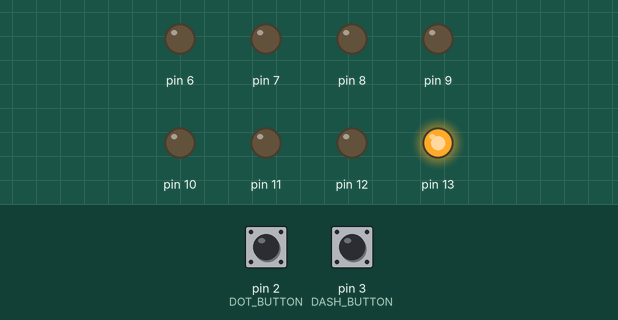
Bench run of a sketch on a simulated Arduino Uno, built with avr-gcc and run on an emulated ATmega328P. Parts: output pins drawn as LEDs (lit = HIGH). Dashed ring = blinking. The inputs (shaded band) are chosen by the test bench; at power-on: pin 2 (DOT_BUTTON) LOW, pin 3 (DASH_BUTTON) LOW.

Above: at 1.2 s.
1.3 s: pin 2 (DOT_BUTTON) pulled HIGH for 1 s
At 3.5 s:
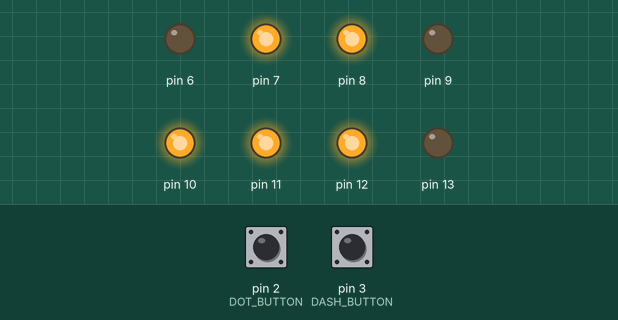
3.8 s: pin 3 (DASH_BUTTON) pulled HIGH for 3.2 s
At 5.17 s:
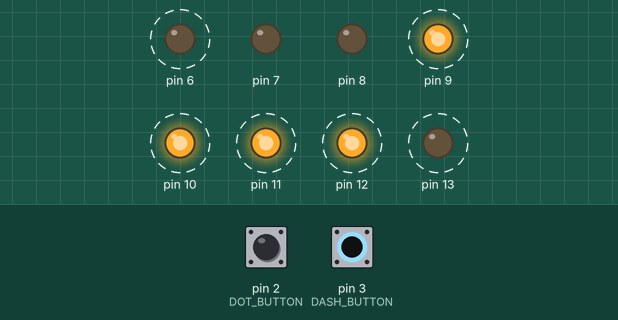
8.5 s: pin 2 (DOT_BUTTON) pulled HIGH for 0.15 s
At 9.2 s:
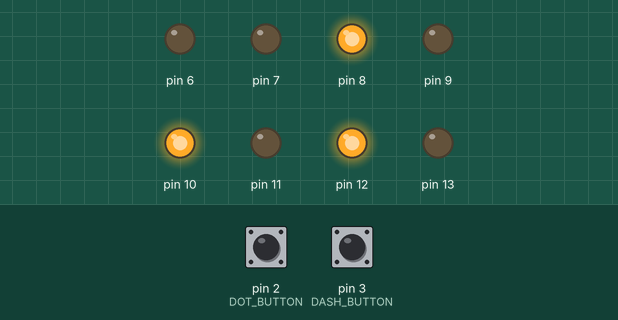
10.2 s: pin 3 (DASH_BUTTON) pulled HIGH for 0.15 s
At 11.6 s:
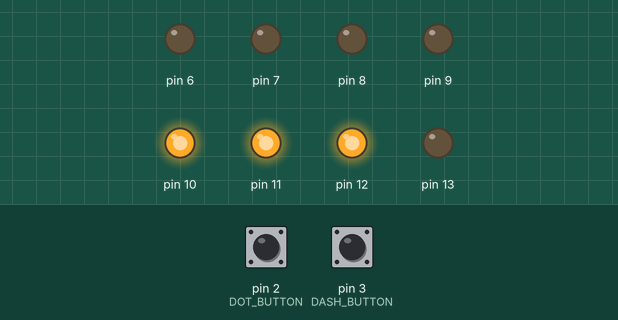
11.9 s: pin 3 (DASH_BUTTON) pulled HIGH for 1 s
At 14.1 s:
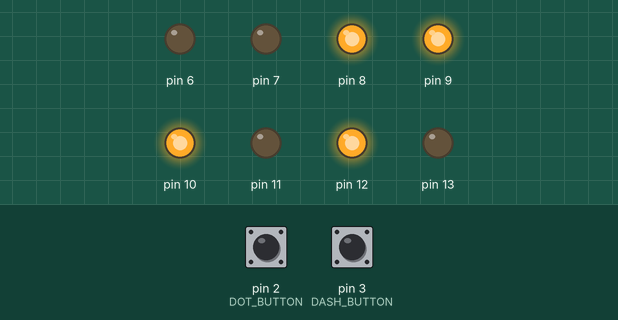
14.4 s: pin 2 (DOT_BUTTON) pulled HIGH for 3.2 s
At 15.02 s:
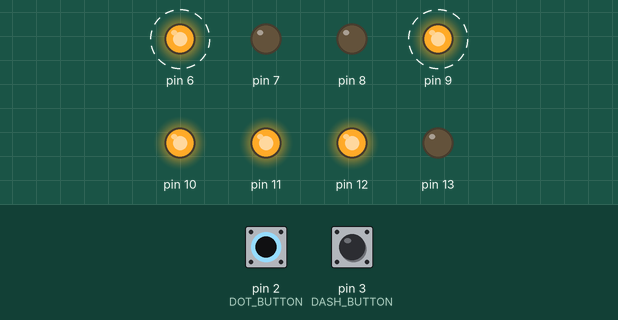
Timing chart, 0 to 19.2 s (numbered marks = the images above; inputs shaded):
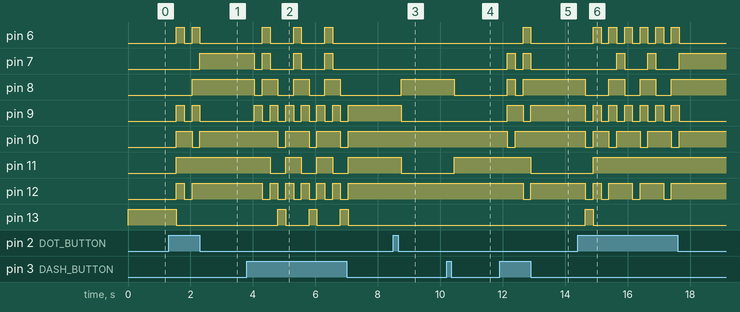

Measured:
- after the input at 1.3 s, pin 6, pin 9: alternates HIGH for 0.25 s and LOW for 0.25 s, 4 changes in all, then stays LOW, starting after 0.25 s; pin 7: LOW → HIGH after 1.0 s; pin 8: LOW → HIGH after 0.75 s; pin 10: LOW → HIGH after 0.25 s, → LOW 0.50 s later, → HIGH 0.25 s later; pin 11: LOW → HIGH after 0.25 s
- after the input at 3.8 s, pin 6: alternates HIGH for 0.25 s and LOW for 0.75 s, 6 changes in all, then stays LOW, starting after 0.50 s; pin 7: HIGH → LOW after 0.25 s, then repeats every 1.0 s: HIGH 0.25 s, LOW 0.75 s, until it stays LOW from 6.6 s
- after the input at 8.5 s, pin 8: LOW → HIGH after 0.25 s; pin 9, pin 11: HIGH → LOW after 0.25 s
- after the input at 10.2 s, pin 8: HIGH → LOW after 0.25 s; pin 11: LOW → HIGH after 0.25 s
- after the input at 11.9 s, pin 6: LOW → HIGH after 0.75 s, → LOW 0.25 s later; pin 7: alternates HIGH for 0.25 s and LOW for 0.25 s, 4 changes in all, then stays LOW, starting after 0.25 s
- after the input at 14.4 s, pin 6: alternates HIGH for 0.25 s and LOW for 0.25 s, 12 changes in all, then stays LOW, starting after 0.50 s; pin 7: alternates HIGH for 0.25 s and LOW for 0.75 s, 5 changes in all, then stays HIGH, starting after 1.3 s

The sketch:

morse.ino
```cpp
/*
 * Author:	Easa El Sirgany
 * Email:	easa.elsirgany@oit.edu
 * Date:	06/01/2016
 * File:	morse.ino
 *
 * Description:	This is my final project for CST 120, which takes input from the user in the
 * 		form of a push button, and outputs the corresponding letter to a seven segment
 *		LED.
 *
 *		Code should be sufficiently commented where needed for additional information.
 *		For any questions or bug reports, please contact the author.
 */

/*
 * The following should be included in a header file, however, externs are not usable in the
 * Arduino IDE (I found out the hard way), so I am going to exhibit some poor programming
 * structure here, and put all of this code into one file :^)
 */

//==============================================================================================
// Global variables and macros
//==============================================================================================
/*
 * My buttons input are mapped to pins 2 and 3 on the UNO, and my seven segment LED pins are
 * mapped from pins 6 to 13. I will use these for simplicity of my code, as seen in morse.ino.
 *
 * Also, I prefer looking at the binary tree for my morse encoder (.png file attached), and I
 * need a height of four to cover all of my characters in the alphabet, so we will use the last
 * four bits in the char variable, as seen below.
 */
#define DOT_BUTTON 2
#define DASH_BUTTON 3
#define DOT 0
#define DASH 1
#define MORSE_HEIGHT 4
#define MORSE_LENGTH 8

/*
 * Seven Segment macros
 *
 * The following macros are based off of the pins that I have mapped accordingly:
 *	pin 06: a
 * 	pin 07: b
 *	pin 08: c
 *	pin 09: d
 *	pin 10: e
 *	pin 11: f
 *	pin 12: g
 *	pin 13: h
 */
#define SS_START 6
#define SS_END 13
#define SS_CHAR_A 0x77
#define SS_CHAR_B 0x7C
#define SS_CHAR_C 0x39
#define SS_CHAR_D 0x5E
#define SS_CHAR_E 0x79
#define SS_CHAR_F 0x71
#define SS_CHAR_G 0x7D
#define SS_CHAR_H 0x76
#define SS_CHAR_I 0x30
#define SS_CHAR_J 0x0E
#define SS_CHAR_K 0x70
#define SS_CHAR_L 0x38
#define SS_CHAR_M 0x37
#define SS_CHAR_N 0x54
#define SS_CHAR_O 0x5C
#define SS_CHAR_P 0x73
#define SS_CHAR_Q 0xBF
#define SS_CHAR_R 0x31
#define SS_CHAR_S 0x6D
#define SS_CHAR_T 0x78
#define SS_CHAR_U 0x1C
#define SS_CHAR_V 0x3E
#define SS_CHAR_W 0x7E
#define SS_CHAR_X 0x40
#define SS_CHAR_Y 0x6E
#define SS_CHAR_Z 0x5B
#define SS_CHAR_0 0x80

/*
 * This part gets a little tricky. Our tree height is four, meaning we only need four bits to
 * represent a letter, however, we have 26 letters. How does this make sense? Let's think in
 * terms of don't care bits (like a real EE).
 *
 * Because I am using only a dot (0) and a dash (1), this doesn't seem like it's possible
 * without any other variables. In fact, we do have another variable: the length of the
 * character that was inputted. One dot (0x00) could represent an E (length one), or it can
 * represent an I, S, or H as well for length 2, 3, and 4 respectively.
 */
#define M_CHAR_A 0x01
#define M_CHAR_B 0x08
#define M_CHAR_C 0x0A
#define M_CHAR_D 0x04
#define M_CHAR_E 0x00
#define M_CHAR_F 0x02
#define M_CHAR_G 0x06
#define M_CHAR_H 0x00
#define M_CHAR_I 0x00
#define M_CHAR_J 0x07
#define M_CHAR_K 0x05
#define M_CHAR_L 0x04
#define M_CHAR_M 0x03
#define M_CHAR_N 0x02
#define M_CHAR_O 0x07
#define M_CHAR_P 0x06
#define M_CHAR_Q 0x0D
#define M_CHAR_R 0x02
#define M_CHAR_S 0x00
#define M_CHAR_T 0x01
#define M_CHAR_U 0x01
#define M_CHAR_V 0x01
#define M_CHAR_W 0x03
#define M_CHAR_X 0x09
#define M_CHAR_Y 0x0B
#define M_CHAR_Z 0x0C

//I prefer to begin all of my global vars with "g_" so I can easily tell
volatile bool g_dot_button;
volatile bool g_dash_button;
char g_morse;
char g_mlen;

/*
 * This macros seems a little scary at first, but it's actually quite simple. Our character is
 * essentially just a mapping of the pins, with 0x01 corresponding to SS_START, and so on. In
 * order for me to check if each position in our char is set, I use the variable _j to check
 * each bit with the logical AND. This is done with the ternary operator, which either sets the
 * pin to HIGH or LOW.
 */
#define SET_SS(C) {									\
		int _i, _j = 1;								\
		for(_i = SS_START; _i <= SS_END; _i++){					\
			(C & _j) ? digitalWrite(_i, HIGH) : digitalWrite(_i, LOW);	\
			_j <<= 1;}}

//==============================================================================================
// Functions
//==============================================================================================
//Using a SS char, return the appropriate M char
char decode(char byt){
	//Is there an algorithmic way to do this? Maybe, if I set my pins on SS differently
	if(byt == SS_CHAR_A) return M_CHAR_A;
	if(byt == SS_CHAR_B) return M_CHAR_B;
	if(byt == SS_CHAR_C) return M_CHAR_C;
	if(byt == SS_CHAR_D) return M_CHAR_D;
	if(byt == SS_CHAR_E) return M_CHAR_E;
	if(byt == SS_CHAR_F) return M_CHAR_F;
	if(byt == SS_CHAR_G) return M_CHAR_G;
	if(byt == SS_CHAR_H) return M_CHAR_H;
	if(byt == SS_CHAR_I) return M_CHAR_I;
	if(byt == SS_CHAR_J) return M_CHAR_J;
	if(byt == SS_CHAR_K) return M_CHAR_K;
	if(byt == SS_CHAR_L) return M_CHAR_L;
	if(byt == SS_CHAR_M) return M_CHAR_M;
	if(byt == SS_CHAR_N) return M_CHAR_N;
	if(byt == SS_CHAR_O) return M_CHAR_O;
	if(byt == SS_CHAR_P) return M_CHAR_P;
	if(byt == SS_CHAR_Q) return M_CHAR_Q;
	if(byt == SS_CHAR_R) return M_CHAR_R;
	if(byt == SS_CHAR_S) return M_CHAR_S;
	if(byt == SS_CHAR_T) return M_CHAR_T;
	if(byt == SS_CHAR_U) return M_CHAR_U;
	if(byt == SS_CHAR_V) return M_CHAR_V;
	if(byt == SS_CHAR_W) return M_CHAR_W;
	if(byt == SS_CHAR_X) return M_CHAR_X;
	if(byt == SS_CHAR_Y) return M_CHAR_Y;
	if(byt == SS_CHAR_Z) return M_CHAR_Z;
	return SS_CHAR_0; //Default
}

/*
 * Encoding is a little more difficult, due to the fact that we have multiple mappings based
 * off of the size of the character.
 */
char encode(char let, char len){
	int i;

	//This will mask the number of bits we are using from our let
	char mask = 0;
	for(i = 0; i < len; i++){
		mask <<= 1;
		mask += 1;
	}

	if(len == 1){
		if((let & mask) == M_CHAR_E) return SS_CHAR_E;
		if((let & mask) == M_CHAR_T) return SS_CHAR_T;
	}
	if(len == 2){
		if((let & mask) == M_CHAR_I) return SS_CHAR_I;
		if((let & mask) == M_CHAR_A) return SS_CHAR_A;
		if((let & mask) == M_CHAR_N) return SS_CHAR_N;
		if((let & mask) == M_CHAR_M) return SS_CHAR_M;
	}
	if(len == 3){
		if((let & mask) == M_CHAR_S) return SS_CHAR_S;
		if((let & mask) == M_CHAR_U) return SS_CHAR_U;
		if((let & mask) == M_CHAR_R) return SS_CHAR_R;
		if((let & mask) == M_CHAR_W) return SS_CHAR_W;
		if((let & mask) == M_CHAR_D) return SS_CHAR_D;
		if((let & mask) == M_CHAR_K) return SS_CHAR_K;
		if((let & mask) == M_CHAR_G) return SS_CHAR_G;
		if((let & mask) == M_CHAR_O) return SS_CHAR_O;
	}
	if(len == 4){
		if((let & mask) == M_CHAR_H) return SS_CHAR_H;
		if((let & mask) == M_CHAR_V) return SS_CHAR_V;
		if((let & mask) == M_CHAR_F) return SS_CHAR_F;
		if((let & mask) == M_CHAR_L) return SS_CHAR_L;
		if((let & mask) == M_CHAR_P) return SS_CHAR_P;
		if((let & mask) == M_CHAR_J) return SS_CHAR_J;
		if((let & mask) == M_CHAR_B) return SS_CHAR_B;
		if((let & mask) == M_CHAR_X) return SS_CHAR_X;
		if((let & mask) == M_CHAR_C) return SS_CHAR_C;
		if((let & mask) == M_CHAR_Y) return SS_CHAR_Y;
		if((let & mask) == M_CHAR_Z) return SS_CHAR_Z;
		if((let & mask) == M_CHAR_Q) return SS_CHAR_Q;
	}
	return SS_CHAR_0;
}

/*
 * setup is one of the two required functions according to the kit that I was provided with.
 * This function will execute once upon startup, and I will use it to setup my pins as seen
 * below.
 */
void setup(){
	int i; //Used for setting up all pins for our seven seg

	pinMode(DOT_BUTTON, INPUT);
	pinMode(DASH_BUTTON, INPUT);
	for(i = SS_START; i <= SS_END; i++)
		pinMode(i, OUTPUT);

	g_dot_button = 0;
	g_dash_button = 0;
	g_morse = 0;
	g_mlen = 0;
	SET_SS(SS_CHAR_0);
}

/*
 * We have to be very careful with our delays! I wanted to do this as a fsm,
 * but having delays inline will cause problems. You could always set up an
 * interrupt (not sure if the UNO has an interrupt vector table), but this
 * would be a bit too much work for this type of project, so let's keep it as
 * simple as we can.
 */
void loop(){
	g_dot_button = digitalRead(DOT_BUTTON);
	if(g_dot_button){
		char morse_char;

		//If we maxed out morse code character, reset and then start
		//This is my only solution to resetting your char :(
		if(g_mlen == MORSE_HEIGHT)
			g_mlen = 0;

		morse_char = decode(g_morse);

		delay(250); //Let's give the user some time to let go of the button
		morse_char = (morse_char << 1) + DOT;
		g_morse = encode(morse_char, ++g_mlen);
		SET_SS(g_morse);
	}

	g_dash_button = digitalRead(DASH_BUTTON);
	if(g_dash_button){
		char morse_char;

		//If we maxed out morse code character, reset and then start
		//This is my only solution to resetting your char :(
		if(g_mlen == MORSE_HEIGHT)
			g_mlen = 0;

		morse_char = decode(g_morse);

		delay(250);
		morse_char = (morse_char << 1) + DASH;
		g_morse = encode(morse_char, ++g_mlen);
		SET_SS(g_morse);
	}
}
```
